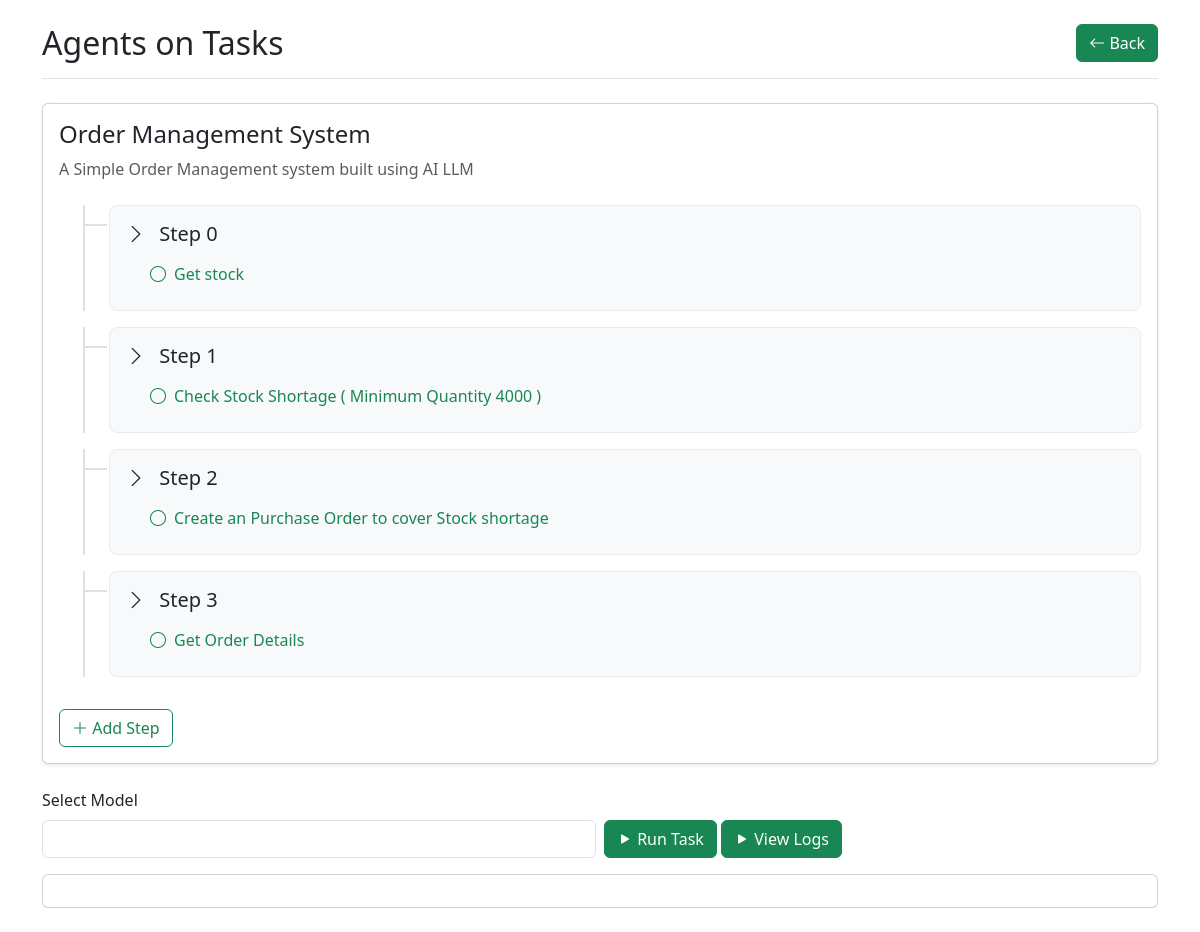
Screenshot of /task/edit/10 with the database file from the repository.
### agentoapp/models.py (models this page shows, shortened)
class Task(models.Model):
    name = models.CharField(max_length=100)
    description = models.CharField(max_length=100)

class SubTask(models.Model):
    belongs_to = models.ForeignKey(Task,on_delete=models.DO_NOTHING)
    type = models.CharField(max_length=20,choices=(("TOOL",'Tool'),('RAG','RAG'),('LOOP','Loop')))
    name = models.CharField(max_length=100)
    context = models.CharField(max_length=2048)
    instruction = models.CharField(max_length=2048)
    outputFormatInstruction = models.CharField(max_length=2048)
    knowledgerep = models.ForeignKey(KnowledgeRep,on_delete=models.DO_NOTHING,null=True,blank=True)
    step = models.IntegerField()
    def __str__(self):
        return self.name

### agentoapp/views.py (the view, shortened to what this page needs)
# urls.py: path('task/',views.index, name='index'),
def task(request,action,id):
    print(action,id)
    print(request.POST)
    if action == 'create' and request.method == 'POST':
        taskName = request.POST.get('taskName','')
        taskDescription = request.POST.get('taskDescription','')
        print(taskName,taskDescription)
        Task.objects.create(name=taskName,description=taskDescription)
    task = None
    steps = None
    st_list = []
    subtasks = None
    if id:
        task = Task.objects.get(id=id)
        for st in SubTask.objects.filter(belongs_to=id).order_by('step'):
            print(st)
            current_step = st.step
            found = False
            for stl in st_list:
                if stl['step'] == current_step:
                    found = True
                    stl['subtasks'].append(st)
            if not found:
                st_list.append({'step':st.step, 'subtasks':[st]})
                found = False
        subtasks = SubTask.objects.filter(belongs_to=id).order_by('step')
        print(subtasks)
    response: ListResponse = list()
    available_models = [model.model for model in response.models]
    print(available_models)
    return render(request,'agentoapp/task.html',context={'action':action,'id':id,'task':task,'st_list':st_list,'available_models':available_models,'subtasks':subtasks})

### agentoapp/templates/agentoapp/task.html (shortened to what this page needs)
<!DOCTYPE html>
<html lang="en">
<head>
    <link href="https://cdn.jsdelivr.net/npm/bootstrap@5.3.3/dist/css/bootstrap.min.css" rel="stylesheet"
>
    <link rel="stylesheet" href="https://cdn.jsdelivr.net/npm/bootstrap-icons@1.11.3/font/bootstrap-icons.min.css">
</head>
<body class="container py-4">
    <header class="border-bottom pb-3 mb-4">
        <div class="d-flex justify-content-between align-items-center">
            <h1 class="h2 mb-0">Agents on Tasks</h1>
            <a class="btn btn-success" href="{% url 'agentoapp:index' %}">
                <i class="bi bi-arrow-left"></i> Back
            </a>
        </div>
    </header>
    <main>
        {% if action == 'create' %}
        <div class="container">
            <div class="card shadow-sm">
                <div class="card-body">
                    <h2 class="h4 mb-4">Create a new Task</h2>
                    <form method="POST" action="{% url 'agentoapp:task' action='create' id=0 %}"
                        class="needs-validation">
                        {% csrf_token %}
                        <div class="mb-3">
                            <label for="taskName" class="form-label">Task Name</label>
                            <input type="text" class="form-control" name="taskName" id="taskName"
                                placeholder="Enter task name" required>
                        </div>
                        <div class="mb-3">
                            <label for="taskDescription" class="form-label">Description</label>
                            <textarea class="form-control" name="taskDescription" id="taskDescription" rows="3"
                                placeholder="Enter task description"></textarea>
                        </div>
                        <button type="submit" class="btn btn-primary">
                            <i class="bi bi-check-lg"></i> Create Task
                        </button>
                    </form>
                </div>
            </div>
        </div>
        {% elif action == 'edit' %}
        <div class="card shadow-sm">
            <div class="card-body">
                <div class="task-tree">
                    <div class="task-header mb-4">
                        <h2 class="h4 mb-2">{{task.name}}</h2>
                        <p class="text-muted">{{task.description}}</p>
                    </div>
                    <div id="subTasks">
                        {% for st in subtasks %}
                        <div class="step-item {{st.type}}">
                            <div class="step-container">
                                <div class="d-flex justify-content-between align-items-center mb-3">
                                    <h3 class="h5 mb-0">
                                        <a class="text-dark text-decoration-none step" data-bs-toggle="collapse"
                                            href="#step{{st.step}}" role="button">
                                            <i class="bi bi-chevron-right collapse-icon me-2"></i>
                                            Step {{st.step}}
                                        </a>
                                    </h3>
                                </div>
                                <div class="collapse show" id="step{{st.step}}">
                                    <div class="ps-4">
                                        <div class="mb-2">
                                            <a href="/task/{{id}}/step/{{st.id}}/edit" class="subtask-link">
                                                <i class="bi bi-circle"></i>
                                                {{st.name}}
                                            </a>
                                        </div>
                                    </div>
                                </div>
                            </div>
                        </div>
                        {% endfor %}
                    </div>
                    <button id="addStep" class="btn btn-outline-success mt-3">
                        <i class="bi bi-plus-lg"></i> Add Step
                    </button>
                </div>
            </div>
        </div>
        <div class="mt-4">
            <div class="row g-2 align-items-end mb-3">
                <div class="col-md-6">
                    <label for="modelSelect" class="form-label">Select Model</label>
                    <select class="form-control" id="modelSelect" name="model">
                        <option></option>
                    </select>
                </div>
                <div class="col-md-6">
                    <a id="runTaskBtn" href="/task/run/{{id}}" class="btn btn-success">
                        <i class="bi bi-play-fill"></i> Run Task
                    </a>
                    <a id="viewLogs" href="/task/viewlogs/{{id}}" target="_blank" class="btn btn-success">
                        <i class="bi bi-play-fill"></i> View Logs
                    </a>
                </div>
            </div>
            <div id="result" class="mt-3 card">
                <div class="card-body"></div>
            </div>
        </div>
        {% endif %}
    </main>
</body>
</html>

### agentoapp/templates/agentoapp/task.html (style rules this page uses)
.task-tree .step-item { border-left: 2px solid #dee2e6; margin-left: 1.5rem; padding-left: 1.5rem; position: relative; }
.task-tree .step-item::before { content: ''; position: absolute; left: -2px; top: 1.2rem; width: 1.5rem; height: 2px; background-color: #dee2e6; }
.step-container { background-color: #f8f9fa; border: 1px solid #e9ecef; border-radius: 0.5rem; padding: 1rem; margin-bottom: 1rem; transition: all 0.2s ease; }
.subtask-link { color: #198754; text-decoration: none; transition: color 0.2s; display: inline-flex; align-items: center; gap: 0.5rem; }
.collapse-icon { transition: transform 0.2s; }

### rows the page displays
Task: name "Order Management System", description "A Simple Order Management system built using AI LLM"
SubTask: step "0", name "Get stock"
SubTask: step "1", name "Check Stock Shortage ( Minimum Quantity 4000 )"
SubTask: step "2", name "Create an Purchase Order to cover Stock shortage"
SubTask: step "3", name "Get Order Details"
